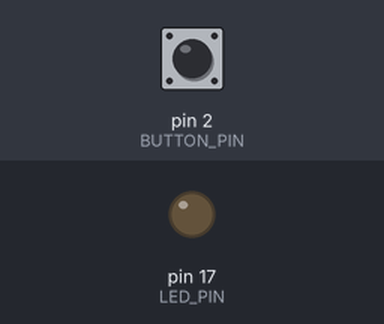
Bench run of a sketch on a simulated Arduino Leonardo, built with avr-gcc and run on an emulated ATmega32U4. Shown: output pins drawn as LEDs (lit = HIGH). Inputs (shaded band) come from the test bench; at power-on: pin 2 (BUTTON_PIN) HIGH. USB keyboard and mouse output is not drawn.

Above: at 1.2 s.
1.3 s: pin 2 (BUTTON_PIN) pulled LOW for 0.15 s
At 2.4 s:
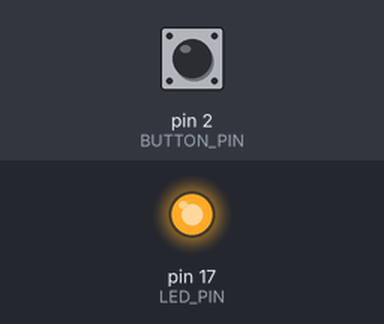
2.9 s: pin 2 (BUTTON_PIN) pulled LOW for 3.2 s
At 4.1 s:
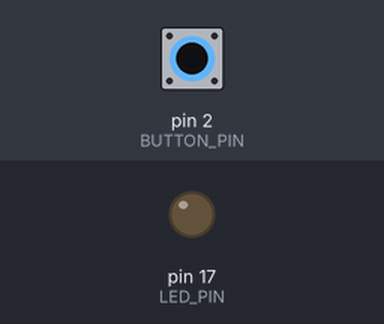
Timing chart, 0 to 7.6 s (numbered marks = the images above; inputs shaded):
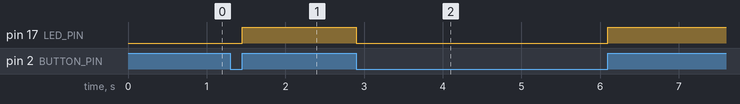

The sketch:

Tiny_Mute_Switch.ino
```cpp
#include <Keyboard.h>

#define LED_PIN 17
#define BUTTON_PIN 2
#define UNPRESS_TIMER_MAX 500
#define DEBOUNCE 10

volatile uint8_t CURRENT_STATE;
volatile uint8_t PREVIOUS_STATE;
volatile uint32_t LAST_MUTE_TIMESTAMP;
volatile uint32_t LAST_STATE_TIMESTAMP;

void led_debug(uint8_t state);
void isr_interrupt();
void down_routine();
void up_routine();
void state_change();
void send_mute();

void setup() {
  Keyboard.begin();

  pinMode(LED_PIN, OUTPUT);
  pinMode(BUTTON_PIN, INPUT_PULLUP);

  // Initial values, all states to whatever is present, last state timestamp to current time and first mute timestamp to 0
  CURRENT_STATE = digitalRead(BUTTON_PIN);
  PREVIOUS_STATE = CURRENT_STATE;
  LAST_STATE_TIMESTAMP = millis();
  LAST_MUTE_TIMESTAMP = 0;

  attachInterrupt(digitalPinToInterrupt(BUTTON_PIN), isr_interrupt, CHANGE);
}

void isr_interrupt(){
  uint8_t percieved_state = digitalRead(BUTTON_PIN);

  if(percieved_state == LOW){
    down_routine();
  }else{
    up_routine();
  }

  state_change();

  led_debug(percieved_state);
}

void down_routine(){
  if(CURRENT_STATE == HIGH){
    uint32_t current_timestamp = millis();
    if(current_timestamp - LAST_STATE_TIMESTAMP >= DEBOUNCE){
      CURRENT_STATE = LOW;
      LAST_STATE_TIMESTAMP = current_timestamp;
    }
  }
}

void up_routine(){
  if(CURRENT_STATE == LOW){
    uint32_t current_timestamp = millis();
    if(current_timestamp - LAST_STATE_TIMESTAMP >= DEBOUNCE){
      CURRENT_STATE = HIGH;
      LAST_STATE_TIMESTAMP = current_timestamp;
    }
  }
}

void state_change(){
  if(PREVIOUS_STATE != CURRENT_STATE){
    // detected a state change, now lets perform the adecuate logic depending on the change

    uint32_t current_mute_timestamp = millis();

    if(CURRENT_STATE == LOW){
      // this means the key has been pressed down, so in a down operation we allways mute
      send_mute();
      // And we update the last mute timestamp, as its relevant for the oposito operation relative to this one
      LAST_MUTE_TIMESTAMP = current_mute_timestamp;
    }else{
      // if is pulled high, we will perform a mute ONLY if enough time has elapsed since the last mute
      if(current_mute_timestamp - LAST_MUTE_TIMESTAMP > UNPRESS_TIMER_MAX){
        send_mute();
      }
    }

    // Lastly, we update the state to keep record
    PREVIOUS_STATE = CURRENT_STATE;
  }
}

void send_mute(){
  Keyboard.press(KEY_F24);
  Keyboard.release(KEY_F24);
}

void led_debug(uint8_t state){
  digitalWrite(LED_PIN, state);
}

void loop() {
  // Devoid of emotion
}
```

Measured:
- after the input at 1.3 s, pin 17 (LED_PIN): LOW → HIGH after 0.15 s
- after the input at 2.9 s, pin 17 (LED_PIN): HIGH → LOW at once, → HIGH 3.2 s later
